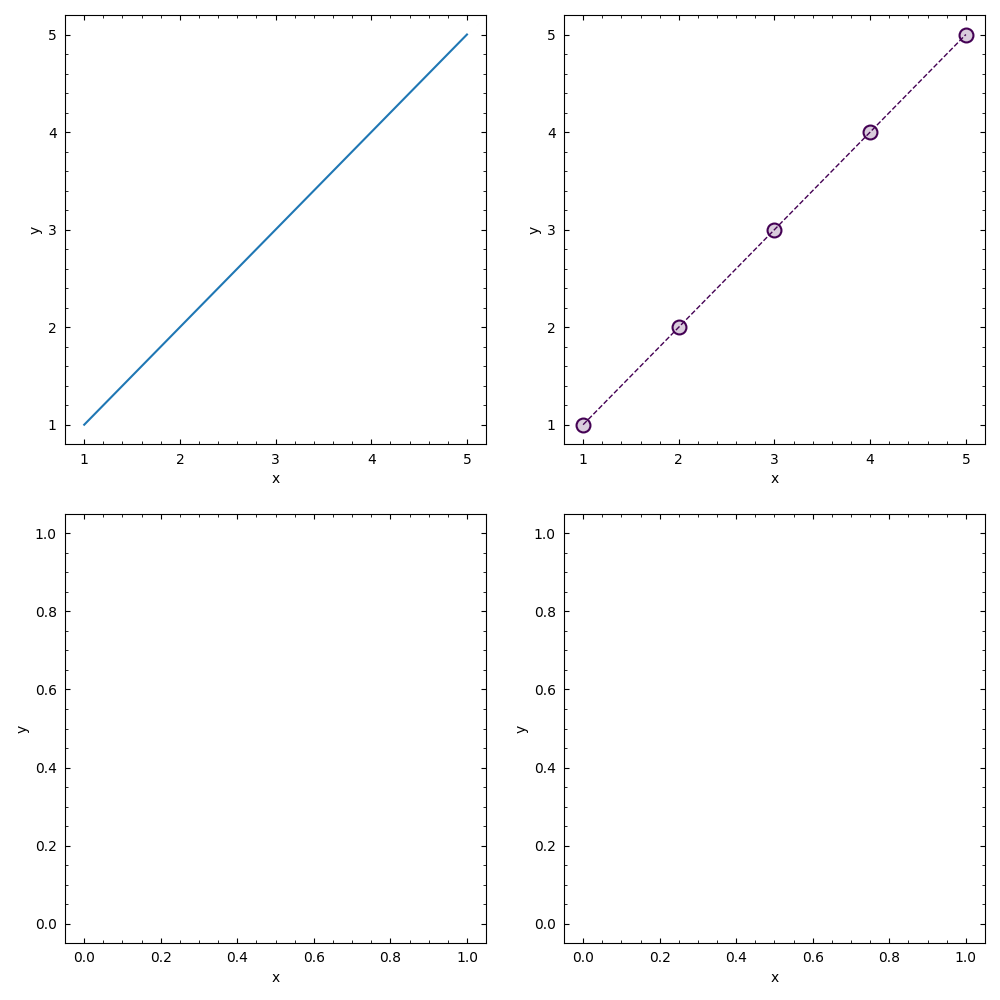

The script that saved this image:
import gsplot as gs
import matplotlib.pyplot as plt

x = [1, 2, 3, 4, 5]
y = [1, 2, 3, 4, 5]

fig, axs = plt.subplots(2, 2, figsize=(10, 10))

axs[0, 0].plot(x, y)
gs.line(
    axs[0, 1],
    x,
    y,
)

gs.label([["x", "y"], ["x", "y"], ["x", "y"], ["x", "y"]])

plt.show()
plt.savefig("subplots.png")
